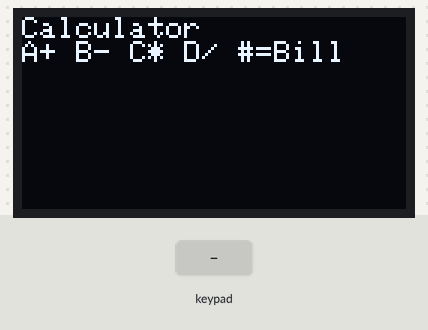
Simulated run of this sketch. Board: ESP32. On the bench: 128×64 one-colour display. Inputs (shaded band) come from the test bench.

Above: at 1.2 s.
1.3 s: keypad keys 1 3 1 2 1 4 2 7 A pressed 0.4 s apart
At 5.4 s:
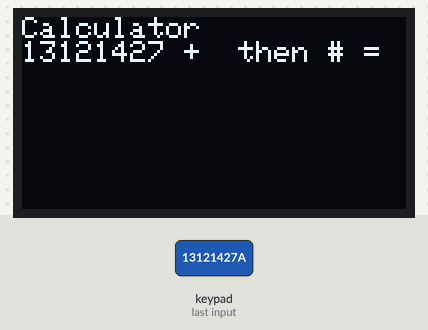
6.4 s: keypad keys 1 3 1 2 1 4 2 7 # pressed 0.4 s apart
At 10.3 s:
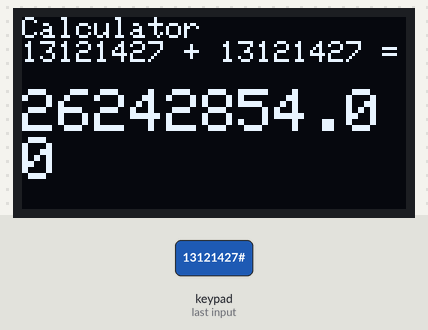
11.5 s: keypad keys 1 3 1 2 1 4 2 7 D pressed 0.4 s apart
At 15.7 s:
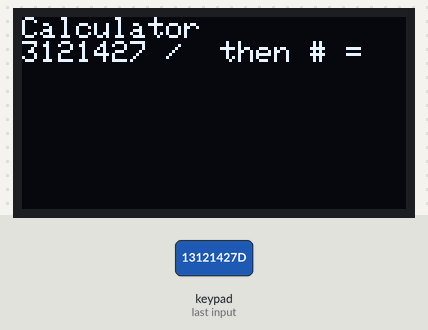
16.6 s: keypad keys 2 6 2 5 3 3 3 2 # pressed 0.4 s apart
At 20.6 s:
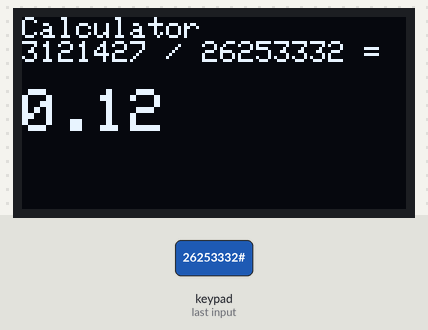
21.7 s: key '1' pressed
At 22.9 s:
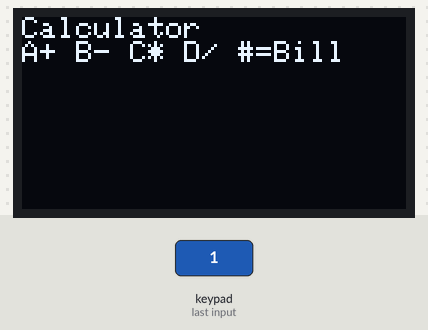
23.2 s: key '#' pressed
At 24.3 s:
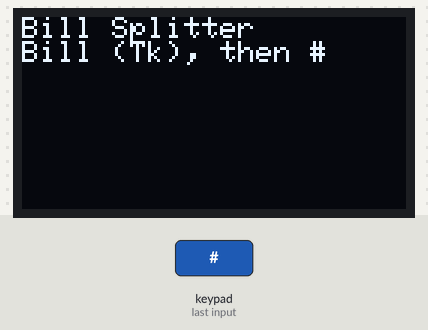
Timing chart, 0 to 25.7 s (numbered marks = the images above; inputs shaded):
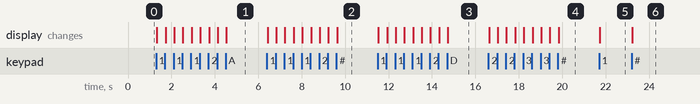

The sketch:

bonus_1_bill_splitter.ino
```cpp
// Project 07, Bonus 1 - Bill Splitter
// In stage 1, # (with nothing typed) opens the bill splitter.
// Stage 1: type the first number, then A(+) B(-) C(*) D(/).
// Stage 2: type the second number, then # (=).  Stage 3: the answer.
// * clears at any time. Any key after an answer starts again.

#include <Wire.h>
#include <Adafruit_GFX.h>
#include <Adafruit_SSD1306.h>
#include <Keypad.h>

const byte ROWS = 4;
const byte COLS = 4;
char keys[ROWS][COLS] = {
  {'1', '2', '3', 'A'},
  {'4', '5', '6', 'B'},
  {'7', '8', '9', 'C'},
  {'*', '0', '#', 'D'}
};
byte rowPins[ROWS] = {13, 12, 14, 27};
byte colPins[COLS] = {26, 25, 33, 32};
Keypad keypad = Keypad(makeKeymap(keys), rowPins, colPins, ROWS, COLS);

const int SCREEN_WIDTH  = 128;
const int SCREEN_HEIGHT = 64;
Adafruit_SSD1306 display(SCREEN_WIDTH, SCREEN_HEIGHT, &Wire, -1);

int stage = 1;
String typed = "";
double num1 = 0;
double num2 = 0;
char operation = ' ';

int billStage = 0;   // 0 = off, 1 bill, 2 tip %, 3 people, 4 answer
double bill = 0;
double tipPercent = 0;

void setup() {
  Serial.begin(115200);
  if (!display.begin(SSD1306_SWITCHCAPVCC, 0x3C)) {
    Serial.println("OLED not found");
  }
  display.setTextColor(SSD1306_WHITE);
  showScreen();
}

void loop() {
  char key = keypad.getKey();
  if (!key) return;

  if (billStage > 0) {                    // the splitter has the keys
    handleBill(key);
    return;
  }
  if (stage == 1 && key == '#' && typed.length() == 0) {
    billStage = 1;
    showBill();
    return;
  }

  if (key == '*' || stage == 3) {          // clear, or start again
    resetCalculator();
    showScreen();
    return;
  }

  if (key >= '0' && key <= '9') {
    if (typed.length() < 9) {
      typed += key;
    }
  } else if (stage == 1 && typed.length() > 0 && isOperationKey(key)) {
    num1 = typed.toDouble();
    operation = toSymbol(key);
    typed = "";
    stage = 2;
  } else if (stage == 2 && typed.length() > 0 && key == '#') {
    num2 = typed.toDouble();
    stage = 3;
  }
  showScreen();
}

bool isOperationKey(char k) {
  return k == 'A' || k == 'B' || k == 'C' || k == 'D';
}

char toSymbol(char k) {
  switch (k) {
    case 'A': return '+';
    case 'B': return '-';
    case 'C': return '*';
    default:  return '/';
  }
}

void resetCalculator() {
  stage = 1;
  typed = "";
  num1 = 0;
  num2 = 0;
  operation = ' ';
}

void showScreen() {
  display.clearDisplay();
  display.setTextSize(1);
  display.setCursor(0, 0);
  display.println("Calculator");

  if (stage == 1) {
    display.println("A+ B- C* D/ #=Bill");
    display.setTextSize(2);
    display.setCursor(0, 24);
    display.println(typed);
  } else if (stage == 2) {
    display.print(num1, 0);
    display.print(" ");
    display.print(operation);
    display.println("  then # =");
    display.setTextSize(2);
    display.setCursor(0, 24);
    display.println(typed);
  } else {
    display.print(num1, 0);
    display.print(" ");
    display.print(operation);
    display.print(" ");
    display.print(num2, 0);
    display.println(" =");
    display.setTextSize(2);
    display.setCursor(0, 24);
    if (operation == '/' && num2 == 0) {
      display.println("Error:");
      display.println("div by 0");
    } else {
      display.println(calculate(), 2);
    }
  }
  display.display();
}

double calculate() {
  switch (operation) {
    case '+': return num1 + num2;
    case '-': return num1 - num2;
    case '*': return num1 * num2;
    default:  return num1 / num2;   // only called when num2 is not 0
  }
}

void handleBill(char key) {
  if (key == '*' || billStage == 4) {     // leave the splitter
    billStage = 0;
    typed = "";
    showScreen();
    return;
  }
  if (key >= '0' && key <= '9' && typed.length() < 7) {
    typed += key;
  } else if (key == '#' && typed.length() > 0) {
    double value = typed.toDouble();
    typed = "";
    if (billStage == 1) {
      bill = value;
      billStage = 2;
    } else if (billStage == 2) {
      tipPercent = value;
      billStage = 3;
    } else if (value > 0) {               // people: never 0
      double total = bill + bill * tipPercent / 100;
      num1 = total / value;               // reuse num1 for the share
      billStage = 4;
    }
  }
  showBill();
}

void showBill() {
  display.clearDisplay();
  display.setTextSize(1);
  display.setCursor(0, 0);
  display.println("Bill Splitter");
  if (billStage == 1) {
    display.println("Bill (Tk), then #");
  } else if (billStage == 2) {
    display.println("Tip %, then #");
  } else if (billStage == 3) {
    display.println("People, then #");
  } else {
    display.println("Each pays (Tk):");
  }
  display.setTextSize(2);
  display.setCursor(0, 24);
  if (billStage == 4) {
    display.println(num1, 2);
  } else {
    display.println(typed);
  }
  display.display();
}
```

Measured:
- after the input at 1.3 s, the display: first changes at once (image 1 shows a later state)
- after the input at 6.4 s, the display: first changes at once (image 2 shows a later state)
- after the input at 11.5 s, the display: first changes at once (image 3 shows a later state)
- after the input at 16.6 s, the display: first changes at once (image 4 shows a later state)
- after the input at 21.7 s, the display: changes at once (image 5)
- after the input at 23.2 s, the display: changes at once (image 6)
